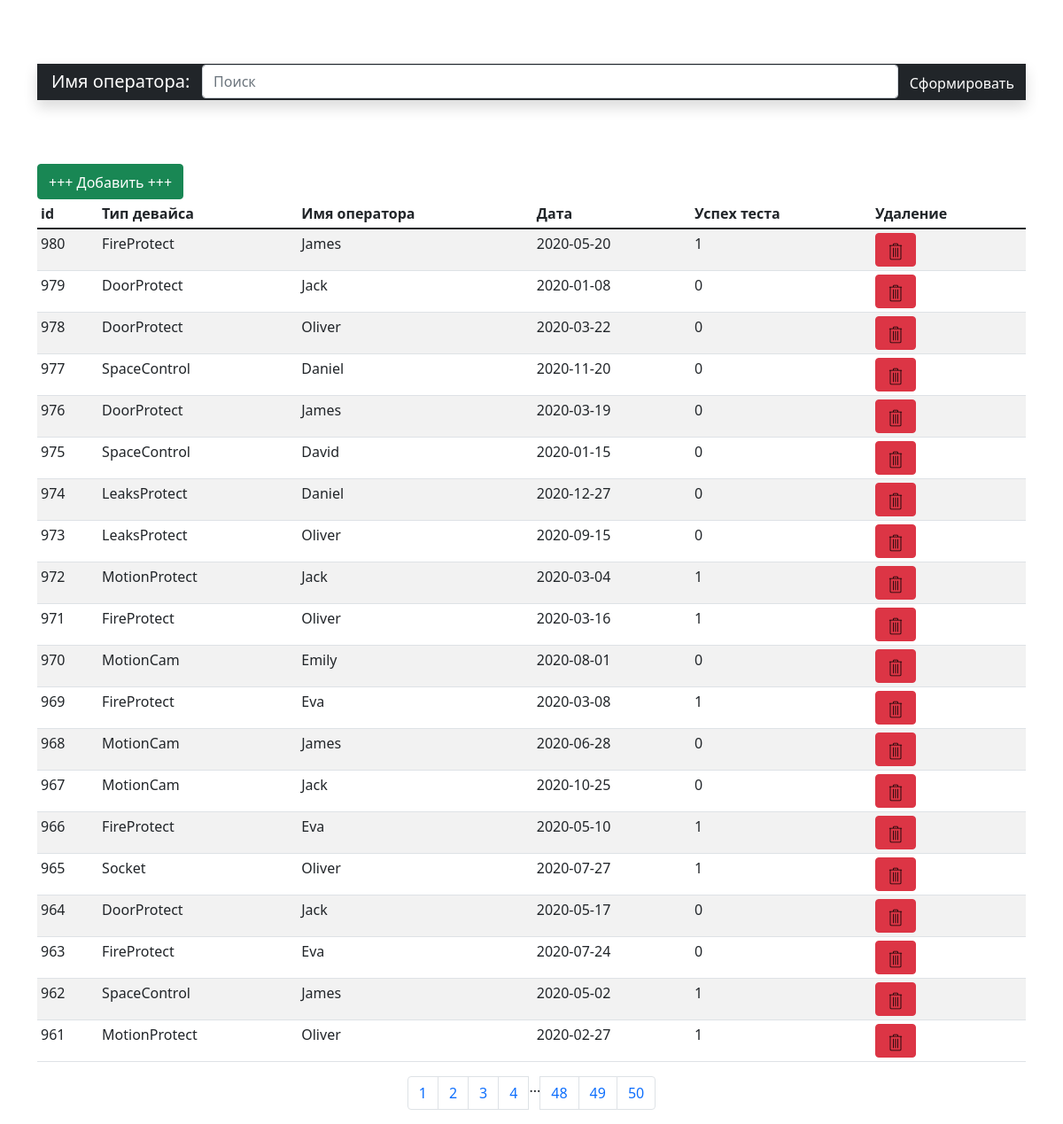
/2, run on the app's committed database.
### main.py (models this page shows, shortened)
class MyBase(db.Model):
    id = db.Column(db.Integer, primary_key=True)
    device_type = db.Column(db.String(100), nullable=False)
    name = db.Column(db.String(50), nullable=False)
    date = db.Column(db.DateTime, default=datetime.utcnow)
    success = db.Column(db.Integer)

### main.py (the view)
@app.route('/', methods=('POST', 'GET'))
@app.route('/<int:page_num>', methods=('POST', 'GET'))
def index(page_num=1):
    try:
        tabel_all = MyBase.query.order_by(MyBase.id.desc()).paginate(per_page=20, page=page_num, error_out=True)
        return render_template('index.html', tabel_all=tabel_all)
    except:
        return 'Ошибка чтения из БД в /'

### templates/index.html (shortened to what this page needs)
{% extends 'base.html' %}
{% block body %}
<br><br><br>
<form method="post" action="{{ url_for('result') }}"
      class="navbar navbar-dark sticky-top bg-dark flex-md-nowrap p-0 shadow">
    <div class="navbar-brand col-md-3 col-lg-2 me-0 px-3"><font style="vertical-align: inherit;"><font
            style="vertical-align: inherit;">Имя оператора:</font></font></div>
    <input class="form-control form-control-dark w-100" name="name" type="text" placeholder="Поиск" aria-label="Поиск">
    <div class="navbar-nav">
        <div class="nav-item text-nowrap">
            <button class="btn btn-dark" type="submit"><font style="vertical-align: inherit;"><font
                    style="vertical-align: inherit;">Сформировать</font></font></button>
        </div>
    </div>
</form>
<br><br><br>
<a href="{{ url_for('create') }}" class="btn btn-success"><font style="vertical-align: inherit;"><font
        style="vertical-align: inherit;">+++ Добавить +++</font></font></a>
<div class="table-responsive">
    <table class="table table-striped table-sm">
        <thead>
        <tr>
            <th scope="col"><font style="vertical-align: inherit;"><font
                    style="vertical-align: inherit;">id</font></font></th>
            <th scope="col"><font style="vertical-align: inherit;"><font style="vertical-align: inherit;">Тип
                девайса</font></font></th>
            <th scope="col"><font style="vertical-align: inherit;"><font style="vertical-align: inherit;">Имя
                оператора</font></font></th>
            <th scope="col"><font style="vertical-align: inherit;"><font
                    style="vertical-align: inherit;">Дата</font></font></th>
            <th scope="col"><font style="vertical-align: inherit;"><font style="vertical-align: inherit;">Успех
                теста</font></font></th>
            <th scope="col"><font style="vertical-align: inherit;"><font
                    style="vertical-align: inherit;">Удаление</font></font></th>
        </tr>
        </thead>
        <tbody>
        {% for foo in tabel_all.items %}
        <tr>
            <td><font style="vertical-align: inherit;"><font style="vertical-align: inherit;">{{ foo.id
                }}</font></font></td>
            <td><font style="vertical-align: inherit;"><font style="vertical-align: inherit;">{{ foo.device_type
                }}</font></font></td>
            <td><font style="vertical-align: inherit;"><font style="vertical-align: inherit;">{{ foo.name
                }}</font></font>
            </td>
            <td><font style="vertical-align: inherit;"><font style="vertical-align: inherit;">{{ foo.date.date()
                }}</font></font>
            </td>
            <td><font style="vertical-align: inherit;"><font style="vertical-align: inherit;">{{ foo.success
                }}</font></font></td>
            <td><a class="btn btn-danger" href="/delete/{{ foo.id }}"><img class="img_del_tab"
                                                                           src="/static/images/delete.svg" alt="clear"></a>
            </td>
        </tr>
        {% endfor %}
        </tbody>
    </table>
    <nav aria-label="Page navigation example">
        <ul class="pagination justify-content-center">
            {% for page in tabel_all.iter_pages(left_edge=3, right_edge=3, left_current=3, right_current=3) %}
            {% if page %}
            <li class="page-item"><a class="page-link" href="{{ url_for('index', page_num=page) }}">{{ page }}</a></li>
            {% else %}
            ...
            {% endif %}
            {% endfor %}
        </ul>
    </nav>
</div>
{% endblock %}

### static/css/style.css (style rules this page uses)
.img_del_tab { margin: 0 auto; max-height: 20px; background-size: auto auto; }

### data on the page
MyBase: id "980", device_type "FireProtect", name "James", date "2020-05-20", success "1"
MyBase: id "979", device_type "DoorProtect", name "Jack", date "2020-01-08", success "0"
MyBase: id "978", device_type "DoorProtect", name "Oliver", date "2020-03-22", success "0"
MyBase: id "977", device_type "SpaceControl", name "Daniel", date "2020-11-20", success "0"
MyBase: id "976", device_type "DoorProtect", name "James", date "2020-03-19", success "0"
MyBase: id "975", device_type "SpaceControl", name "David", date "2020-01-15", success "0"
MyBase: id "974", device_type "LeaksProtect", name "Daniel", date "2020-12-27", success "0"
MyBase: id "973", device_type "LeaksProtect", name "Oliver", date "2020-09-15", success "0"
MyBase: id "972", device_type "MotionProtect", name "Jack", date "2020-03-04", success "1"
MyBase: id "971", device_type "FireProtect", name "Oliver", date "2020-03-16", success "1"
MyBase: id "970", device_type "MotionCam", name "Emily", date "2020-08-01", success "0"
MyBase: id "969", device_type "FireProtect", name "Eva", date "2020-03-08", success "1"
MyBase: id "968", device_type "MotionCam", name "James", date "2020-06-28", success "0"
MyBase: id "967", device_type "MotionCam", name "Jack", date "2020-10-25", success "0"
MyBase: id "966", device_type "FireProtect", name "Eva", date "2020-05-10", success "1"
MyBase: id "965", device_type "Socket", name "Oliver", date "2020-07-27", success "1"
MyBase: id "964", device_type "DoorProtect", name "Jack", date "2020-05-17", success "0"
MyBase: id "963", device_type "FireProtect", name "Eva", date "2020-07-24", success "0"
MyBase: id "962", device_type "SpaceControl", name "James", date "2020-05-02", success "1"
MyBase: id "961", device_type "MotionProtect", name "Oliver", date "2020-02-27", success "1"

### other printed values
{{ page }} "1" "2" "3" "4" "48" "49" "50"
